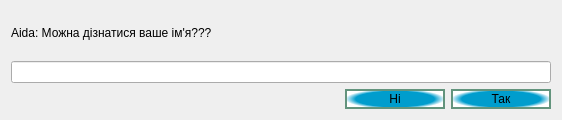
<?xml version="1.0" encoding="UTF-8"?>
<ui version="4.0">
 <class>Login</class>
 <widget class="QDialog" name="Login">
  <property name="enabled">
   <bool>true</bool>
  </property>
  <property name="geometry">
   <rect>
    <x>0</x>
    <y>0</y>
    <width>503</width>
    <height>120</height>
   </rect>
  </property>
  <property name="maximumSize">
   <size>
    <width>503</width>
    <height>16777215</height>
   </size>
  </property>
  <property name="windowTitle">
   <string>Dialog</string>
  </property>
  <layout class="QVBoxLayout" name="verticalLayout_3">
   <item>
    <layout class="QVBoxLayout" name="verticalLayout_2">
     <item>
      <widget class="QLabel" name="Inf">
       <property name="toolTip">
        <string>&lt;html&gt;&lt;head/&gt;&lt;body&gt;&lt;p&gt;&lt;span style=&quot; color:#aa0000;&quot;&gt;Aida:&lt;/span&gt;&lt;/p&gt;&lt;p&gt;&lt;span style=&quot; color:#000000;&quot;&gt;Можна дізнатися ваше ім'я.&lt;/span&gt;&lt;/p&gt;&lt;/body&gt;&lt;/html&gt;</string>
       </property>
       <property name="text">
        <string>Aida: Можна дізнатися ваше ім'я???                                                                                                      </string>
       </property>
      </widget>
     </item>
     <item>
      <layout class="QVBoxLayout" name="verticalLayout">
       <item>
        <widget class="QLineEdit" name="line_name"/>
       </item>
       <item>
        <layout class="QHBoxLayout" name="horizontalLayout">
         <property name="spacing">
          <number>6</number>
         </property>
         <property name="leftMargin">
          <number>0</number>
         </property>
         <property name="topMargin">
          <number>0</number>
         </property>
         <property name="bottomMargin">
          <number>0</number>
         </property>
         <item>
          <spacer name="horizontalSpacer">
           <property name="orientation">
            <enum>Qt::Horizontal</enum>
           </property>
           <property name="sizeHint" stdset="0">
            <size>
             <width>40</width>
             <height>20</height>
            </size>
           </property>
          </spacer>
         </item>
         <item>
          <widget class="QPushButton" name="OK_Button">
           <property name="minimumSize">
            <size>
             <width>100</width>
             <height>20</height>
            </size>
           </property>
           <property name="styleSheet">
            <string notr="true">QPushButton{
   border:2px solid rgba(99,148,125,0,9);
    background-color:qradialgradient(spread:pad, cx:0.5, cy:0.5, radius:0.5, fx:0.5, fy:0.5, stop:0.786517 rgba(0, 157, 205, 255), stop:1 rgba(255, 255, 255, 255));
    color:blac;
}
QPushButton:hover{
 background-color:qradialgradient(spread:pad, cx:0.5, cy:0.5, radius:0.5, fx:0.5, fy:0.5, stop:0.904494 rgba(0, 157, 205, 255), stop:1 rgba(255, 255, 255, 255));
 border:2px solid rgba(99,148,125,0,9);
}
QPushButton:pressed{
background-color: qradialgradient(spread:pad, cx:0.5, cy:0.5, radius:0.5, fx:0.5, fy:0.5, stop:0.595506 rgba(0, 151, 197, 255), stop:1 rgba(255, 255, 255, 255));
 border:2px solid rgba(99,148,125,0,9);
}</string>
           </property>
           <property name="text">
            <string>Ні</string>
           </property>
          </widget>
         </item>
         <item>
          <widget class="QPushButton" name="Exit_Button">
           <property name="minimumSize">
            <size>
             <width>100</width>
             <height>20</height>
            </size>
           </property>
           <property name="styleSheet">
            <string notr="true">QPushButton{
   border:2px solid rgba(99,148,125,0,9);
    background-color:qradialgradient(spread:pad, cx:0.5, cy:0.5, radius:0.5, fx:0.5, fy:0.5, stop:0.786517 rgba(0, 157, 205, 255), stop:1 rgba(255, 255, 255, 255));
    color:blac;
}
QPushButton:hover{
 background-color:qradialgradient(spread:pad, cx:0.5, cy:0.5, radius:0.5, fx:0.5, fy:0.5, stop:0.904494 rgba(0, 157, 205, 255), stop:1 rgba(255, 255, 255, 255));
 border:2px solid rgba(99,148,125,0,9);
}
QPushButton:pressed{
background-color: qradialgradient(spread:pad, cx:0.5, cy:0.5, radius:0.5, fx:0.5, fy:0.5, stop:0.595506 rgba(0, 151, 197, 255), stop:1 rgba(255, 255, 255, 255));
 border:2px solid rgba(99,148,125,0,9);
}</string>
           </property>
           <property name="text">
            <string>Так</string>
           </property>
          </widget>
         </item>
        </layout>
       </item>
      </layout>
     </item>
    </layout>
   </item>
  </layout>
 </widget>
 <resources/>
 <connections/>
</ui>
